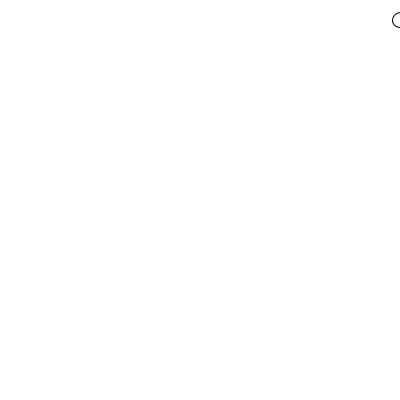
Frame 1 (no input)
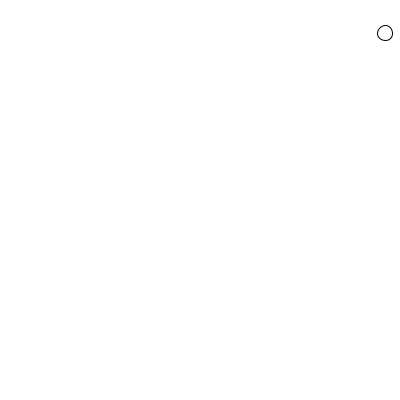
Frame 60 (the mouse pressed at the canvas centre just before this capture)
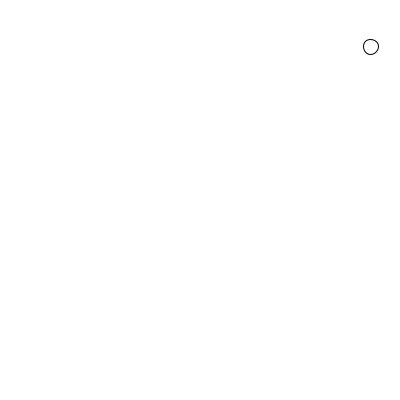
Frame 120 (the mouse held since frame 60 and released just before this capture)

The Processing sketch that drew these frames (run headless with seeded random() and noise(); from frame 60 on, the mouse is pressed at the canvas centre):

// Processing sketch: week07_3_halloween_Arraylist_for_loop
// ── week07_3_halloween_Arraylist_for_loop.pde
ArrayList<PVector>pt=new ArrayList<PVector>();
void setup(){
  size(400,400);
  background(255);
}
float ghostX=400,ghostY=20;
void mouseDragged(){
  pt.add(new PVector(mouseX,mouseY));
}
void draw(){
  ellipse(200,200,15,15);
  background(255);
  //if(mousePressed)line(mouseX,mouseY,pmouseX,pmouseY);
  for(int i=0;i<pt.size();i++){
    PVector p=pt.get(i);
    ellipse(p.x,p.y,3,3);
  }
  ellipse(ghostX,ghostY,15,15);
  float dx=200-ghostX,dy=200-ghostY,len=sqrt(dx*dx+dy*dy);
  ghostX+=dx/len/3;
  ghostY+=dy/len/3;
}
void mouseReleased(){
  background(255);
}
